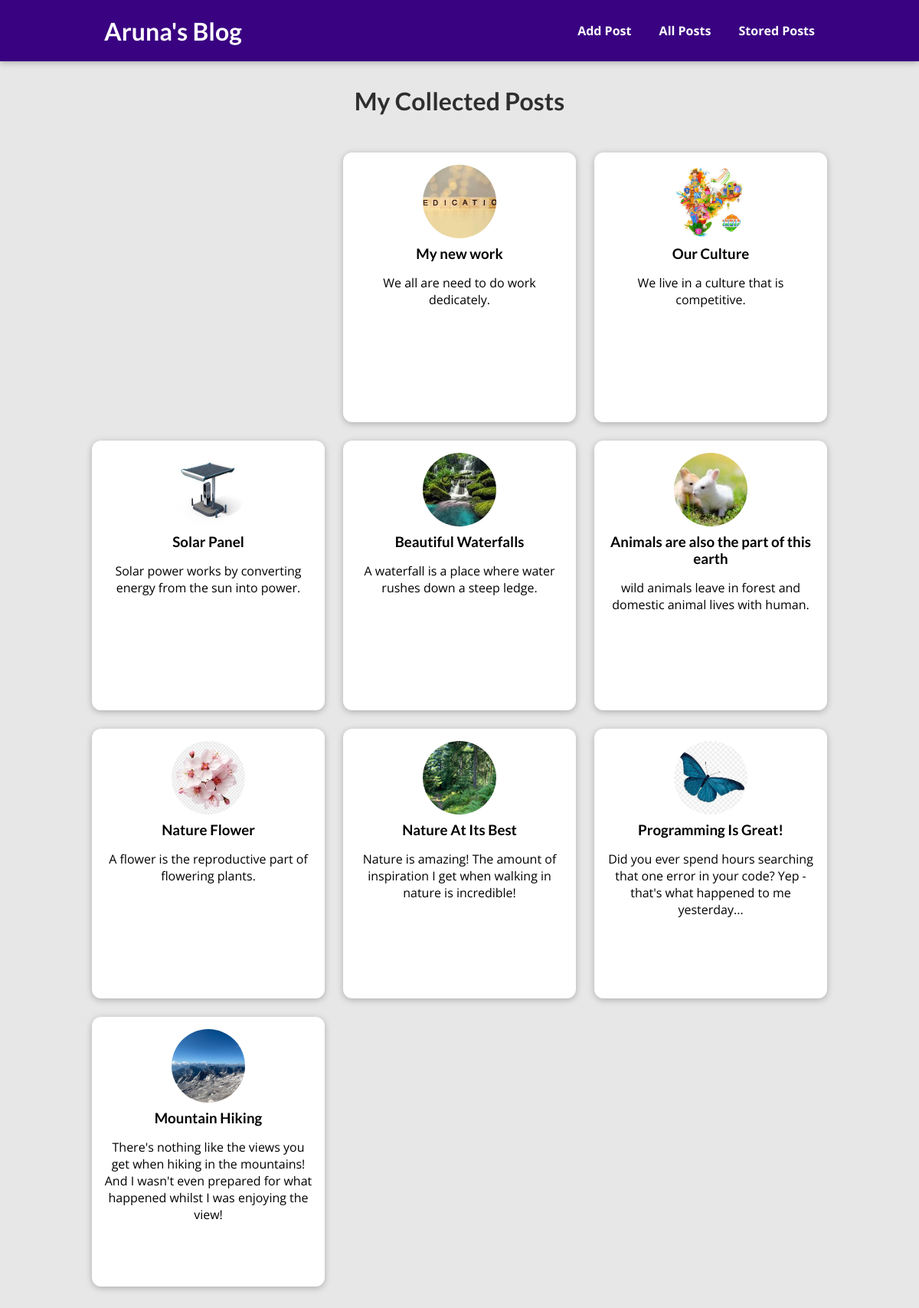
The page /posts on the database its author committed.
### blog/models.py (models this page shows, shortened)
class Post(models.Model):
    title = models.CharField(max_length=150)
    excerpt = models.CharField(max_length=200)
    image = models.ImageField(upload_to="posts",null=True)
    date = models.DateField(auto_now=True)
    slug=models.SlugField(unique=True,db_index=True)
    content = models.TextField(validators=[MinLengthValidator(10)])
    author = models.ForeignKey(Author,on_delete=models.SET_NULL,null=True,related_name="posts")
    tags = models.ManyToManyField(Tag)

### blog/views.py (the view)
# urls.py: path("posts",views.PostPageView.as_view(),name="posts-page"),
class PostPageView(ListView):
    template_name = "blog/all-post.html"
    model = Post
    ordering = ["-id"]
    context_object_name = "all_posts"
    def get_queryset(self):
        queryset = super().get_queryset()
        data = queryset
        return data

### blog/templates/blog/all-post.html (shortened to what this page needs)
{% extends "base.html" %}
{% load static %}
{% block css_files %}
<link rel="stylesheet" href="{% static "blog/all-posts.css" %}"/>
<link rel="stylesheet" href="{% static "blog/post.css" %}"/>
{% endblock %}
{% block content %}
<section id="all-posts">
    <h2>My Collected Posts</h2>
    <ul>
        <li>
            {% for post in all_posts %}
                {% include "blog/includes/post.html"%}
            {% endfor %}
        </li>
    </ul>
</section>
{% endblock  %}

### blog/templates/blog/includes/post.html
{% load static %}
<li>
    <article class="post">
        <a href="{% url "post-detail-page" post.slug %}">
            <img src="{{post.image.url}}" alt="{{post.title}}"/>
            <div class="post__content">
                <h3>{{post.title}}</h3>
                <p>
                    {{post.excerpt}}
                </p>
            </div>
        </a>
    </article>
</li>

### static/app.css (style rules this page uses)
* { box-sizing: border-box; }
html { font-family: 'Open Sans', 'Lato', sans-serif; }
body { margin: 0; }
h1, h2, h3 { font-family: 'Lato', sans-serif; font-weight: bold; }

### blog/static/blog/all-posts.css (style rules this page uses)
body { background-color: #e7e7e7; }
#all-posts { margin: 7rem auto; width: 90%; max-width: 60rem; }
#all-posts h2 { text-align: center; font-size: 2rem; color: #2e2e2e; margin: 3rem 0; }
ul { list-style: none; margin: 0; padding: 0; display: grid; grid-template-columns: repeat(auto-fill, minmax(17rem, 1fr)); gap: 1.5rem; }
.post a { height: 22rem; transform-origin: center; box-shadow: 0 2px 8px rgba(0, 0, 0, 0.25); border-radius: 12px; background-color: white; }

### blog/static/blog/post.css (style rules this page uses)
.post { display: flex; flex-direction: column; align-items: center; text-align: center; }
.post a { text-decoration: none; color: black; transition: all 0.2s ease; padding: 1rem; }
.post img { width: 6rem; height: 6rem; object-fit: cover; border-radius: 50%; }
.post h3 { margin: 0.25rem 0; }

### rows shown on the page
Post: image (picture), title "My new work", excerpt "We all are need to do work dedicately."
Post: image (picture), title "Our Culture", excerpt "We live in a culture that is competitive."
Post: image (picture), title "Solar Panel", excerpt "Solar power works by converting energy from the sun into power."
Post: image (picture), title "Beautiful Waterfalls", excerpt "A waterfall is a place where water rushes down a steep ledge."
Post: image (picture), title "Animals are also the part of this earth", excerpt "wild animals leave in forest and domestic animal lives with human."
Post: image (picture), title "Nature Flower", excerpt "A flower is the reproductive part of flowering plants."
Post: image (picture), title "Nature At Its Best", excerpt "Nature is amazing! The amount of inspiration I get when walking in nature is incredible!"
Post: image (picture), title "Programming Is Great!", excerpt "Did you ever spend hours searching that one error in your code? Yep - that's what happened to me yesterday..."
Post: image (picture), title "Mountain Hiking", excerpt "There's nothing like the views you get when hiking in the mountains! And I wasn't even prepared for what happened whilst I was enjoying the view!"
